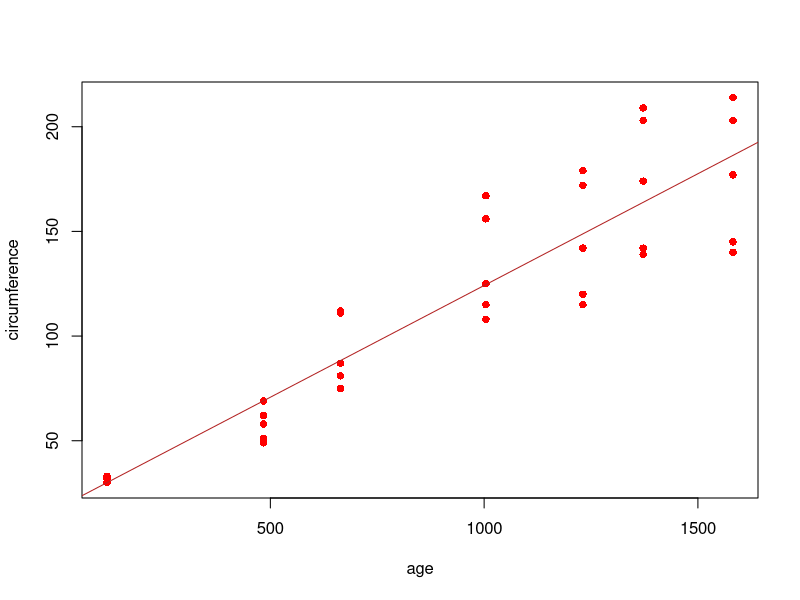

This figure's R source: (Note: this script raises an error after producing the figure.)
# Mobius Quiz - Residuals, Sums of Squares, and R-squared

## Problem 1
Orange

myLM <- lm(circumference~age, data = Orange)
summary(myLM)

plot(circumference~age, data = Orange, pch =16, col = "red")
abline(myLM,col = "firebrick")

# SSE
SSE <- sum(myLM$res^2)
SSE
#SSR
SSR <- sum((myLM$fit - mean(Orange$circumference))^2)
SSR
#SSTO
SSTO <- SSE + SSR
SSTO  
# R Squared
r <- SSR/SSTO
r

r^0.5

predict(myLM, data.frame(age = 3*365))

## Problem 2
mtcars

plot(mpg~age, data = Orange, pch =16, col = "red")